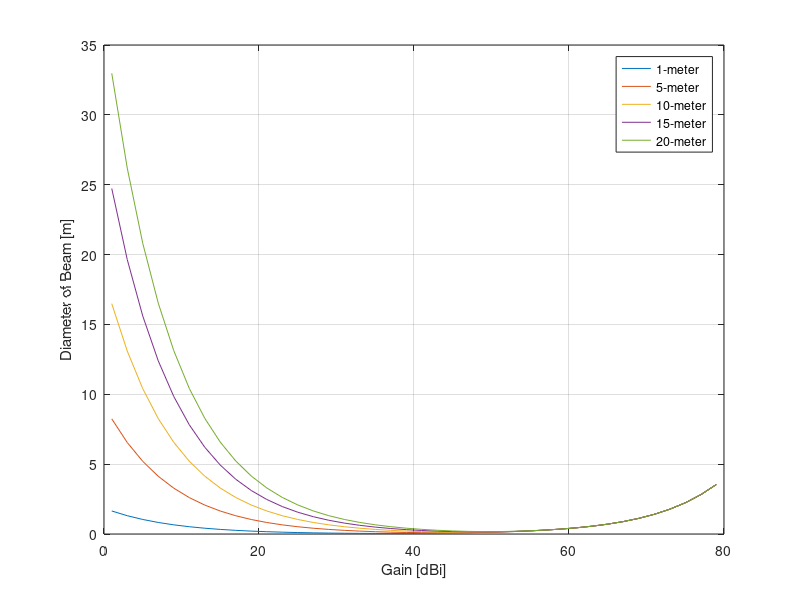
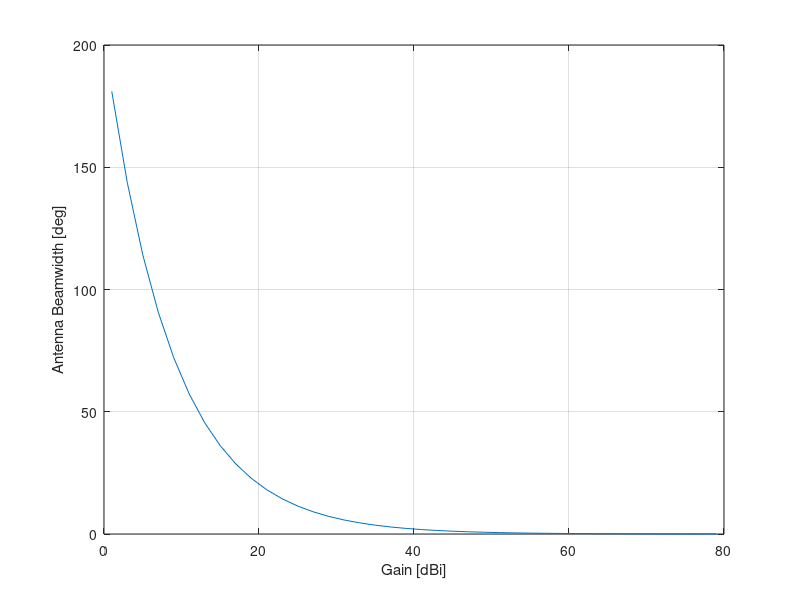

Source code (MATLAB) for these figures, in order:
clc;
close all;
clear;

f = 130e9;
G = [1:2:80];

beamwidth = sqrt((4*pi)./(10.^(G./10)));
lambda = 3e8 / f;
diameter = (1.22 * lambda) ./beamwidth;
w_0 = diameter./2;
z_r = (pi.*(w_0).^2) ./ lambda;

max_Distance = [1;5;10;15;20]; 
w_z = w_0 .* sqrt(1 + (max_Distance./z_r).^2);

figure;
plot(G, w_z);
legend('1-meter', '5-meter', '10-meter','15-meter','20-meter')
xlabel('Gain [dBi]');
ylabel('Diameter of Beam [m]');
grid on;
% title("Diameter of Beam at Varying Distances and Antenna Gain");
figure;
plot(G, rad2deg(beamwidth));
xlabel('Gain [dBi]');
ylabel('Antenna Beamwidth [deg]')
% title("Antenna Beamwidth with Varying Gain Values");
grid on;